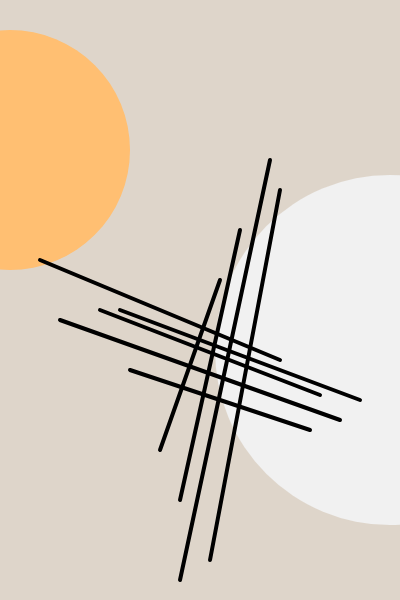
Frame 1 (no input)
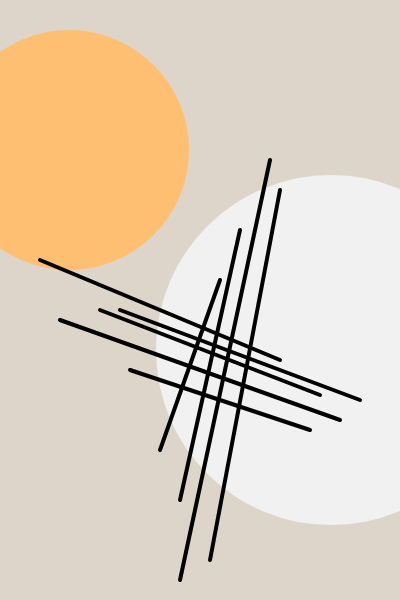
Frame 60 (no input)
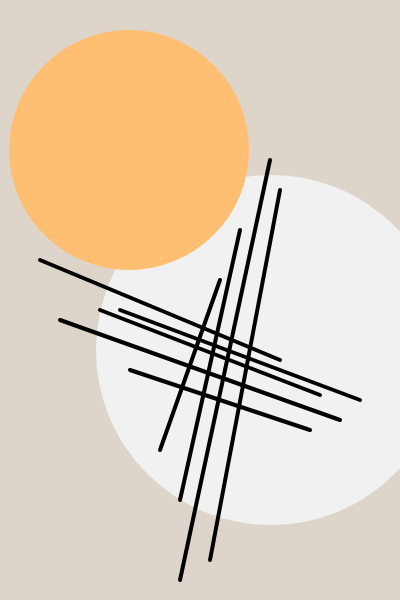
Frame 120 (the mouse pressed at the canvas centre since frame 60)

The p5.js sketch that drew these frames (run headless with seeded random() and noise() and a simulated clock; from frame 60 on, the mouse is pressed at the canvas centre):

// p5.js sketch
// ── sketch.js
var circleX = 10
var circleY = 390

function setup() {
 createCanvas(400,600)
 
 
}

function draw() {
  
  background(222, 213, 202);
  
  // if(mouseIsPressed) {
  // noStroke();
  // fill(0, 0, 0, 50);
  // ellipse(mouseX, mouseY, 10, 10);
  // }
  
  strokeWeight(0); 
  fill(241, 241, 241);
  ellipse(circleY,350,350,350); 
  
  fill(255, 191, 114); 
  ellipse(circleX,150,240,240); 
  
  strokeWeight(4); 
  line(160, 450, 220, 280 );
  line(180, 500, 240, 230 );
  line(180, 580, 270, 160 );
  line(210, 560, 280, 190 );
  
  line(40, 260, 280, 360);
  line(120, 310, 360, 400);
  line(100, 310, 320, 395);
  line(60, 320, 340, 420);
  line(130, 370, 310, 430);
  
  circleX = circleX+1
  circleY = circleY-1

}

//line(x1,y1,x2,y2)
